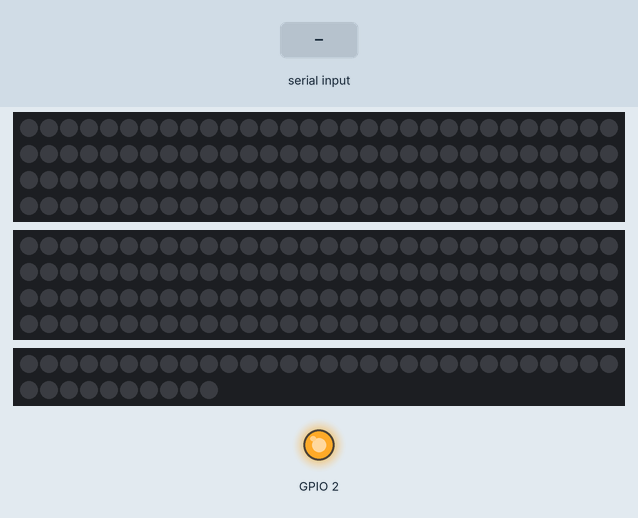
The program below on a simulated ESP32. Shown: 2 × 120 RGB LEDs in strip order, left to right, continuing on the next row, 40 RGB LEDs in strip order, left to right, continuing on the next row, output pins drawn as LEDs (lit = HIGH). Inputs (shaded band) come from the test bench. Colours are those a GRB WS2812 strip shows for the declared byte order.

Above: at 0.1 s.
At 2.2 s:
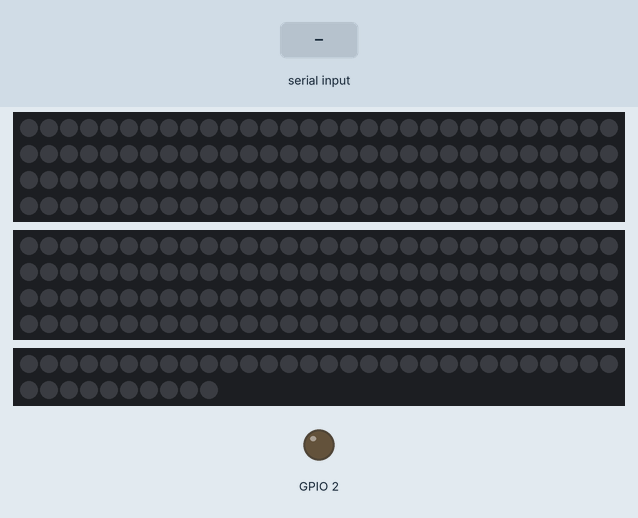
2.3 s: "1" received over Serial
At 3.0 s:
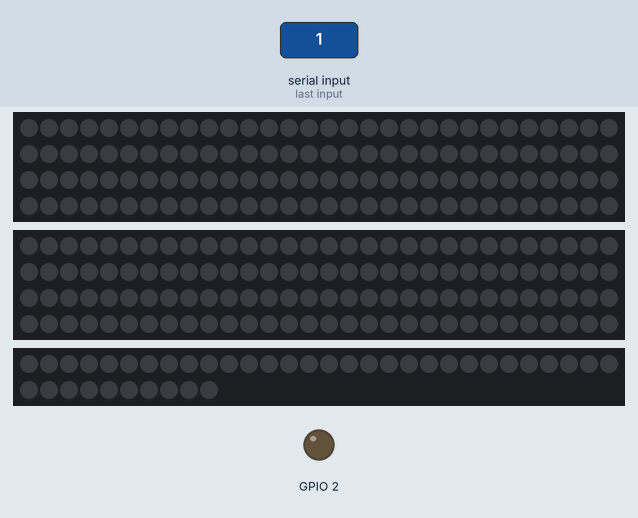
Timing chart, 0 to 5.3 s (numbered marks = the images above; inputs shaded):
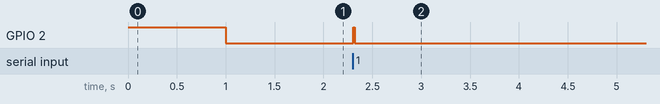

Measured:
- after the input at 2.3 s, GPIO 2: LOW → HIGH at once, → LOW 0.02 s later

The program:

main.cpp
```cpp
#include <Arduino.h>
#include <HardwareSerial.h>

#define VERSION 1.00

#include "./ser_ctrl/ser_ctrl.h"
HardwareSerial ctrl(1);
CTRL ser_ctrl(&Serial);

#include <FastLED.h>
#define DATA_PIN_A 32
#define DATA_PIN_B 33
#define DATA_PIN_C 27 //circuit
#define NUM_LEDS 120
CRGB ledA[NUM_LEDS];
CRGB ledB[NUM_LEDS];
CRGB ledC[40];

void setup() {
	ser_ctrl.init();

	FastLED.addLeds<SK6812, DATA_PIN_A, RGB>(ledA, NUM_LEDS);
	FastLED.addLeds<SK6812, DATA_PIN_B, RGB>(ledB, NUM_LEDS);
	FastLED.addLeds<SK6812, DATA_PIN_C, RGB>(ledC, 40);

	pinMode(35, INPUT); //mic
	pinMode(2, OUTPUT);
	digitalWrite(2, HIGH);
	delay(1000);
}

void led_set(int tape_n, int num, int H, int S, int V);
void led_set_all(int Hue, int Sat, int Bri);

void loop() {
	ser_ctrl.read();

	led_set_all(0,0,0);

	for(int i=0; i<4; i++){
		// if(ser_ctrl.data[i]!=0){
		// 	if(i<2)led_set(0, ser_ctrl.data[i], 0, 0, 255);
		// 	else led_set(1, ser_ctrl.data[i], 0, 0, 255);
		// }
		if(ser_ctrl.data[i]!=0){
			led_set(0, ser_ctrl.data[i], 0, 0, 255);
		}
	}

	FastLED.show();
	delay(10);
}


void led_set(int tape_n, int num, int H, int S, int V){
	num%=60;
	if(tape_n==0){
		ledA[num] = CHSV(H,S,V);
		ledA[119-num] = CHSV(H,S,V);
	}else if(tape_n==1){
		ledB[num] = CHSV(H,S,V);
		ledB[119-num] = CHSV(H,S,V);
	}
}


void led_set_all(int Hue, int Sat, int Bri){
	for(int tape_num=0;tape_num<2;tape_num++){
		for(int led_num=0; led_num<60;led_num++){
			led_set(tape_num, led_num, Hue, Sat, Bri);
		}
	}
}
```

ser_ctrl.cpp
```cpp
#include "./ser_ctrl.h"

CTRL::CTRL(HardwareSerial* ptr_serial){
	SER = ptr_serial;
}

void CTRL::init(void){
	SER->begin(115200);
}

void CTRL::read(void){
	int n = SER->available();
	// Serial.print(n);
	// Serial.print(" ");
	while(SER->available() > 25){
		byte aaa = SER->read();
		// Serial.print("dsadsa");
	}
	if(SER->available()){
			digitalWrite(2, HIGH);
		// do{
		// 	byte n = SER->read();
		// }while(n != 250);
		byte mydata = SER->read();
		if(mydata == 250){
			// Serial.print("250kitaaa");
			byte raw_receive_data[4] = {0,0,0,0};
			bool receive_bad_flg = 0; //受信失敗フラグ
			for(int i=0; i<4; i++){
				if(SER->available()){
					raw_receive_data[i] = SER->read();
					if(raw_receive_data[i] == 250){
						// Serial.print("250data ");
						receive_bad_flg = 1; break;
					} //受信失敗フラグを立てる(250が来たら
					// if(i == 9){
					// 	if(raw_receive_data[9] != 50 && raw_receive_data[9] != 200){
					// 		receive_bad_flg = 1; break;
					// 	}
					// }
				}else{
					// Serial.print("not data ");
					receive_bad_flg = 1; break;
				}
			}
			if(!receive_bad_flg){
				for(int i=0; i<4; i++){
					data[i] = raw_receive_data[i];
				}
				for(int i=0; i<4; i++){
					// Serial.print(data[i]);
					// Serial.print(" ");
				}
				// Serial.println();
			}else{
				// Serial.print("receive_bad_flg");
			}
		}
	}else{
		digitalWrite(2, LOW);
	}
}
```

ser_ctrl.h
```cpp
#ifndef _H_CTRL_
#define _H_CTRL_

#include <Arduino.h>
#include <HardwareSerial.h>

class CTRL{
	private:
		HardwareSerial* SER;

	public:
		CTRL(HardwareSerial* ptr_serial);

		void init(void);
		void read(void);

		byte data[16] = {0};

};

#endif
```
